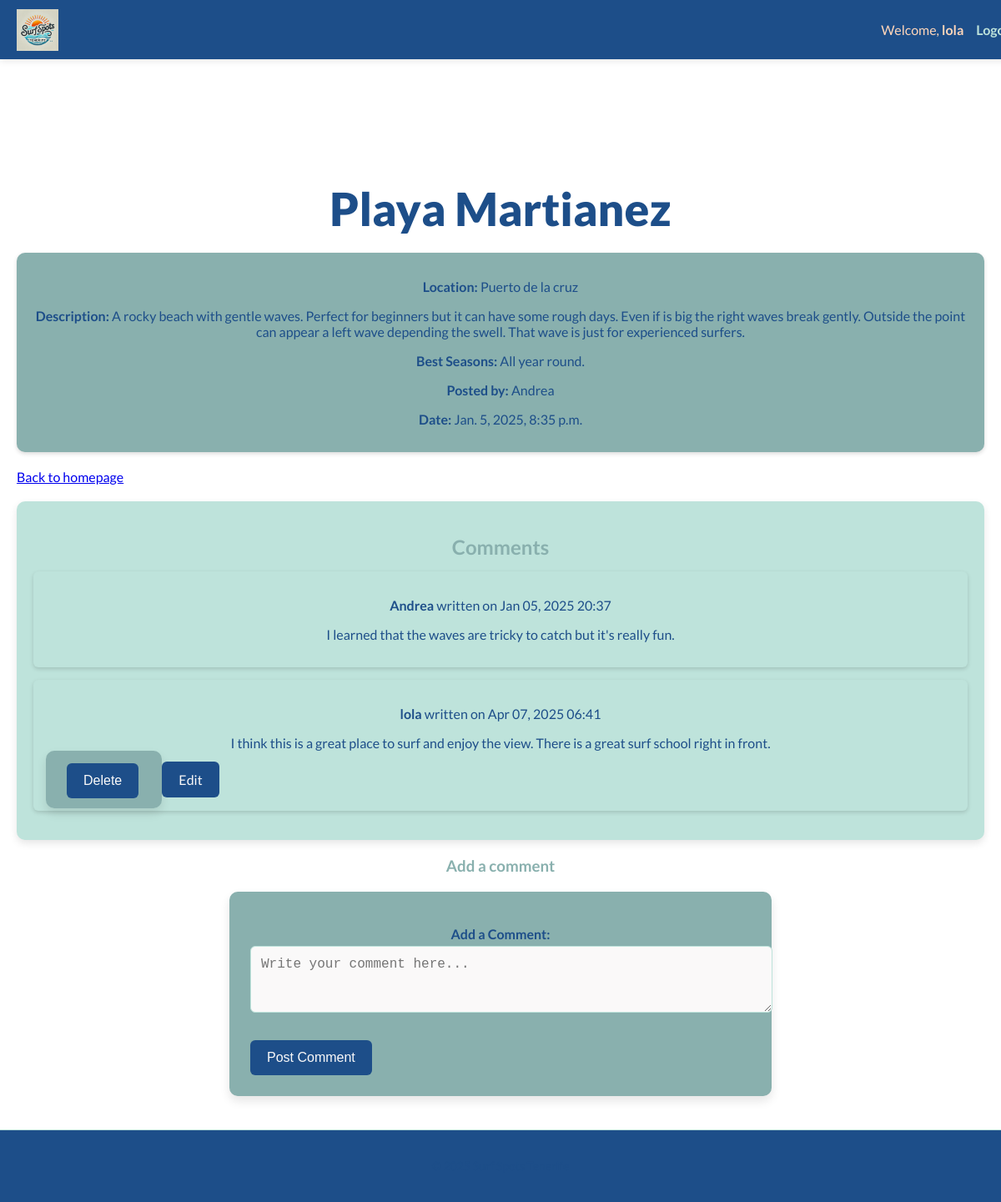
The page /users/surf_spots/detail/1/ (signed in) on the database its author committed.
### users_account/models.py (models this page shows, shortened)
class NovaUser(AbstractUser):
    pass

class SurfSpot(models.Model):
    CATEGORY_CHOICES = [
        ("Beginner", "Beginner"),
        ("Advanced", "Advanced"),
        ("For Everyone", "For Everyone"),
    ]
    title = models.CharField(max_length=50)
    location = models.CharField(max_length=50)
    description = models.TextField()
    best_seasons = models.CharField(max_length=300, blank=True, null=True)
    category = models.CharField(max_length=20, choices=CATEGORY_CHOICES, default="For Everyone") # New category field
    user = models.ForeignKey(settings.AUTH_USER_MODEL, on_delete=models.CASCADE)
    created_at = models.DateTimeField(auto_now_add=True)

class Comment(models.Model):
    surf_spot = models.ForeignKey(SurfSpot, on_delete=models.CASCADE, related_name="comments")#a foreign key to the Surf Spot linking to each comment.
    user = models.ForeignKey(settings.AUTH_USER_MODEL, on_delete=models.CASCADE)
    content = models.TextField() #content of the comment
    created_at = models.DateTimeField(auto_now_add=True) # timestamp when was the comment created

### users_account/views.py (the view)
# urls.py: path('surf_spots/detail/<int:spot_id>/', views.surf_spot_detail, name='surf_spot_detail'),
@login_required
def surf_spot_detail(request, spot_id):
    form = CommentForm()
    surf_spot = get_object_or_404(SurfSpot, id=spot_id)
    return render(request, 'users_account/surf_spot_detail.html', {'surf_spot': surf_spot, 'comment_form': form})

### users_account/forms.py
class CommentForm (forms.ModelForm):
    class Meta:
        model = Comment
        fields = ['content'] # Only include the content field for user input
        widgets = {
            'content': forms.Textarea(attrs={
                'class': 'form-control',
                'placeholder': 'Write your comment here...',
                'rows': 3,
            })
        }
        labels = {
            'content': 'Add a Comment',
        }

### users_account/templates/users_account/surf_spot_detail.html (shortened to what this page needs)
{% extends 'base.html' %}
{% block content %}
<div class="detail-container main-content">
    <h1 class="main-title">{{ surf_spot.title }}</h1>
    <div class="surf-spot">
        <p><strong>Location:</strong> {{ surf_spot.location }}</p>
        <p><strong>Description:</strong> {{ surf_spot.description }}</p>
        <p><strong>Best Seasons:</strong> {{ surf_spot.best_seasons }}</p>
        <p><strong>Posted by:</strong> {{ surf_spot.user.username }}</p>
        <p><strong>Date:</strong> {{ surf_spot.created_at }}</p>
    </div>
    <a href="{% url 'home' %}" class="link">Back to homepage</a>
    <div class="comments-section">
        <h2>Comments</h2>
        {% if surf_spot.comments.exists %}
        {% for comment in surf_spot.comments.all %}
        <div class="comment">
            <p><strong>{{ comment.user.username }}</strong> written on {{ comment.created_at|date:"M d, Y H:i" }}
            </p>
            <p>{{ comment.content }}</p>
            {% if request.user.is_superuser or comment.user == request.user %}
            <form method="POST" action="{% url 'delete_comment' comment.id %}" style="display:inline;">
                <button type="submit" class="delete-btn">Delete</button>
            </form>
            <a href="{% url 'edit_comment' comment.id %}" class="edit-btn">Edit</a>
            {% endif %}
        </div>
        {% endfor %}
        {% else %}
        <p>No comments yet.</p>
        {% endif %}
    </div>
    {% if request.user.is_authenticated %}
    <div class="comment-form">
        <h3>Add a comment</h3>
        <form method="POST" action="{% url 'add_comment' surf_spot.id %}">
            {{ comment_form.as_p }}
            <button type="submit" class="btn-primary">Post Comment</button>
        </form>
    </div>
    {% else %}
    <p>You must <a href="{% url 'login' %}">Log in</a> to post a comment.</p>
    {% endif %}
</div>
{% endblock %}

### templates/base.html (shortened to what this page needs)
{% load static %}
<!DOCTYPE html>
<html lang="en">
<head>
    <link rel="stylesheet" href="{% static 'css/styles.css' %}">
</head>
<body>
    <nav class="navbar">
        <div class="nav-container">
            <a href="{% url 'home' %}" class="logo">
                <img src="{% static 'images/logo.png' %}" alt="Surf Spots Logo" class="logo-img">
            </a>
            <ul class="nav-links" id="nav-links">
                {% if request.user.is_authenticated %}
                <li>Welcome, <strong>{{ request.user.username }}</strong></li>
                <li><a href="{% url 'logout' %}" class="nav-link">Logout</a></li>
                {% else %}
                <li><a href="{% url 'login' %}" class="nav-link">Login</a></li>
                {% endif %}
            </ul>
        </div>
    </nav>
    <main>
        {% block content %}{% endblock %}
    </main>
    <footer>
        <p>&copy; 2025 Surf Spots Tenerife</p>
    </footer>
</body>
</html>

### static/css/styles.css (style rules this page uses)
:root { --light-orange: #FFD6BA; --light-green: #BEE3DB; --mint-green: #89B0AE; --dark: #1D4E89; --light: #FAF9F9; }
body, html { margin: 0; padding: 0; box-sizing: border-box; font-family: 'Lato', sans-serif; overflow-x: hidden; scroll-behavior: smooth; }
h1, h2, h3, p { margin-bottom: 15px; text-align: center; color: var(--dark); }
h1 { font-size: 36px; }
h2, h3 { color: var(--mint-green); }
p { color: var(--dark); }
button, .btn-primary, .delete-btn, .edit-btn, .post-comment-btn { background-color: var(--dark); color: var(--light); border: none; padding: 12px 20px; border-radius: 6px; font-size: 16px; transition: background-color 0.3s; cursor: pointer; text-decoration: none; transition: background-color 0.3s ease, color 0.3s; }
.navbar { background-color: var(--dark); padding: 10px 20px; position: fixed; top: 0; left: 0; width: 100%; z-index: 1000; box-shadow: 0 2px 8px rgba(0, 0, 0, 0.1); color: var(--light); }
.nav-container { display: flex; justify-content: space-between; align-items: center; flex-wrap: wrap; max-width: 1200px; margin: 0 auto; }
.logo { display: flex; align-items: center; gap: 10px; color: var(--light-orange); font-weight: bold; text-decoration: none; font-size: 22px; }
.logo-img { height: 50px; }
.nav-links { list-style: none; display: flex; flex-wrap: wrap; align-items: center; gap: 15px; }
.nav-links li { color: var(--light-orange); }
.nav-links a { text-decoration: none; color: var(--light-green); font-weight: bold; transition: color 0.3s ease; }
main { padding-top: 80px; }
.main-content { padding: 20px; padding-top: 100px; margin: 0 auto; max-width: 1200px; }
.main-title { font-size: clamp(28px, 6vw, 55px); font-weight: 800; color: var(--dark); margin-bottom: 20px; }
form { background: var(--mint-green); padding: 25px; border-radius: 10px; box-shadow: 0 6px 12px rgba(0, 0, 0, 0.1); margin: 20px auto; width: 100%; max-width: 600px; color: var(--dark); }
form label { display: block; font-weight: bold; margin-bottom: 5px; }
form input, form textarea, form select { width: 100%; padding: 12px; margin-bottom: 15px; border: 1px solid var(--light-green); border-radius: 6px; font-size: 16px; background-color: var(--light); }
.surf-spot { background: var(--mint-green); padding: 15px; border-radius: 10px; margin-bottom: 20px; box-shadow: 0 2px 5px rgba(0, 0, 0, 0.15); color: white; }
.comments-section { background-color: var(--light-green); padding: 20px; border-radius: 10px; box-shadow: 0 4px 10px rgb(0, 0, 0, 0.1); max-width: 1200px; margin: 20px auto; }
.comment { padding: 15px; margin-bottom: 15px; background-color: var(--light-green); border-radius: 6px; color: var(--dark); box-shadow: 0 2px 5px rgba(0, 0, 0, 0.15); }
footer { background-color: var(--dark); color: var(--light); padding: 20px; text-align: center; font-size: 14px; border-top: 1px solid var(--light-green); }

### rows shown on the page
NovaUser: user.username "lola"
SurfSpot: title "Playa Martianez", location "Puerto de la cruz", description "A rocky beach with gentle waves. Perfect for beginners but it can have some rough days. Even if is big the right waves break gently. Outside the point can appear a left wave depending the swell. That wave is just for experienced surfers.", best_seasons "All year round.", user.username "Andrea", created_at "Jan. 5, 2025, 8:35 p.m."
Comment: user.username "Andrea", created_at "Jan 05, 2025 20:37", content "I learned that the waves are tricky to catch but it's really fun."
Comment: user.username "lola", created_at "Apr 07, 2025 06:41", content "I think this is a great place to surf and enjoy the view. There is a great surf school right in front.", shows "Delete"
